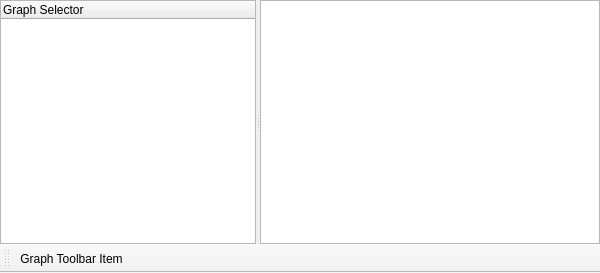
<?xml version="1.0" encoding="UTF-8"?>
<ui version="4.0">
 <class>WidgetGraph</class>
 <widget class="QMainWindow" name="WidgetGraph">
  <property name="geometry">
   <rect>
    <x>0</x>
    <y>0</y>
    <width>600</width>
    <height>273</height>
   </rect>
  </property>
  <property name="windowTitle">
   <string>MainWindow</string>
  </property>
  <widget class="QWidget" name="centralwidget">
   <layout class="QVBoxLayout" name="verticalLayout">
    <property name="spacing">
     <number>0</number>
    </property>
    <property name="margin">
     <number>0</number>
    </property>
    <item>
     <widget class="QSplitter" name="splitterGraph">
      <property name="contextMenuPolicy">
       <enum>Qt::CustomContextMenu</enum>
      </property>
      <property name="orientation">
       <enum>Qt::Horizontal</enum>
      </property>
      <widget class="QTreeWidget" name="treeWidgetGraphSelector">
       <property name="sizePolicy">
        <sizepolicy hsizetype="Preferred" vsizetype="Expanding">
         <horstretch>0</horstretch>
         <verstretch>0</verstretch>
        </sizepolicy>
       </property>
       <column>
        <property name="text">
         <string>Graph Selector</string>
        </property>
       </column>
      </widget>
      <widget class="QGraphicsView" name="graphicsViewGraph">
       <property name="sizePolicy">
        <sizepolicy hsizetype="Expanding" vsizetype="Expanding">
         <horstretch>1</horstretch>
         <verstretch>0</verstretch>
        </sizepolicy>
       </property>
      </widget>
     </widget>
    </item>
   </layout>
  </widget>
  <widget class="QToolBar" name="toolBarControls">
   <property name="contextMenuPolicy">
    <enum>Qt::PreventContextMenu</enum>
   </property>
   <property name="windowTitle">
    <string>toolBarControls</string>
   </property>
   <property name="iconSize">
    <size>
     <width>16</width>
     <height>16</height>
    </size>
   </property>
   <property name="toolButtonStyle">
    <enum>Qt::ToolButtonTextBesideIcon</enum>
   </property>
   <property name="floatable">
    <bool>false</bool>
   </property>
   <attribute name="toolBarArea">
    <enum>BottomToolBarArea</enum>
   </attribute>
   <attribute name="toolBarBreak">
    <bool>false</bool>
   </attribute>
   <addaction name="actionGraph_Toolbar_Item"/>
  </widget>
  <action name="actionGraph_Toolbar_Item">
   <property name="icon">
    <iconset>
     <normaloff>:/Resource/Generic/Graph.png</normaloff>:/Resource/Generic/Graph.png</iconset>
   </property>
   <property name="text">
    <string>Graph Toolbar Item</string>
   </property>
  </action>
 </widget>
 <resources/>
 <connections/>
</ui>
